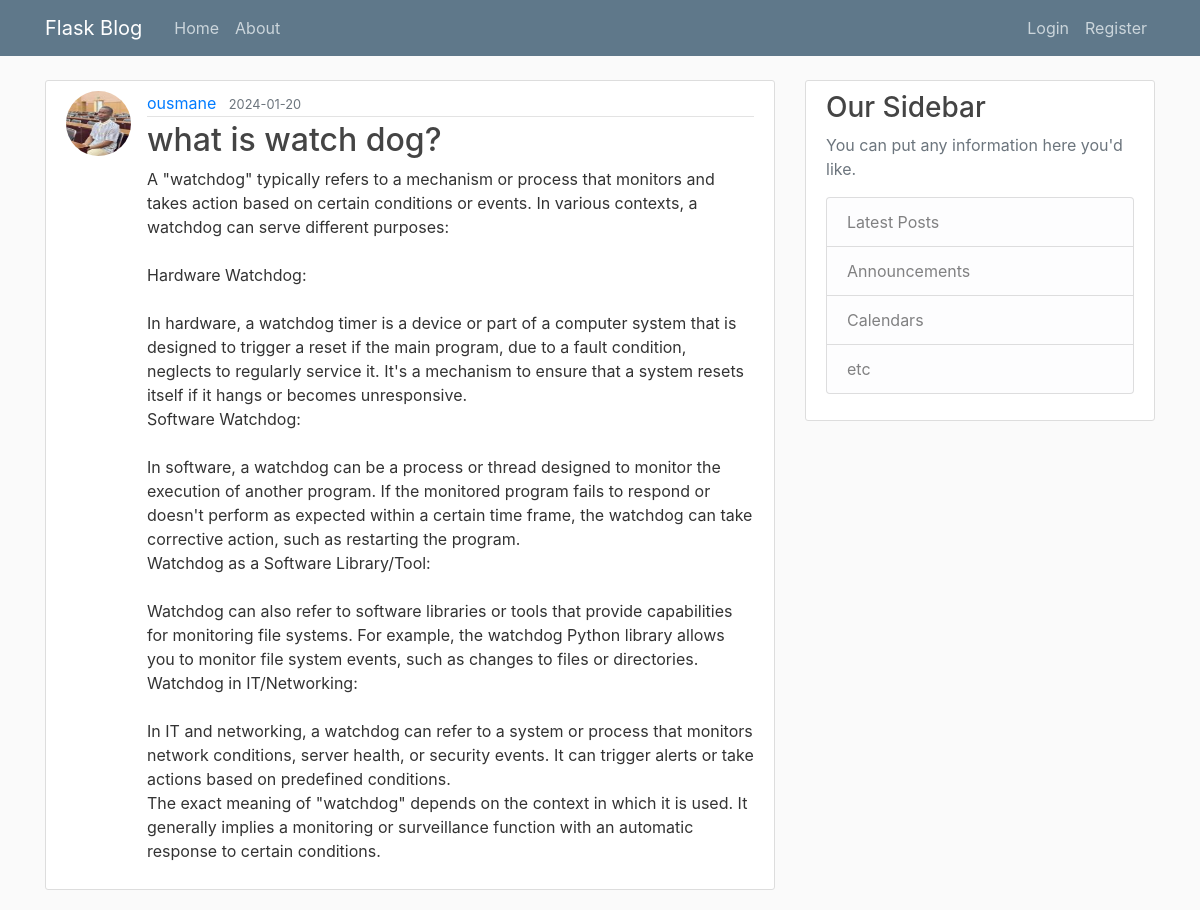
Screenshot of /post/2 with the database file from the repository.
### blog/models/model.py (models this page shows, shortened)
class User(db.Model, UserMixin):
    id = db.Column(db.Integer, primary_key=True)
    username = db.Column(db.String(20), unique=True, nullable=False)
    email = db.Column(db.String(120), unique=True, nullable=False)
    image_file = db.Column(db.String(20), nullable=False, default='default.jpg')
    password = db.Column(db.String(60), nullable=False)
    posts = db.relationship('Post', backref='author', lazy=True)

class Post(db.Model):
    id = db.Column(db.Integer, primary_key=True)
    title = db.Column(db.String(20), nullable=False)
    date_posted = db.Column(db.DateTime, nullable=False, default=datetime.utcnow)
    content = db.Column(db.Text, nullable=False)
    user_id = db.Column(db.Integer, db.ForeignKey('user.id'), nullable=False)

### blog/posts/routes.py (the view)
@posts.route("/post/<int:post_id>",
             methods=['GET', 'POST', 'PUT', 'DELETE'])
def post(post_id):
    all_posts = Post.query.get_or_404(post_id);
    return render_template('post.html',
                           post=all_posts, title=all_posts.title);

### blog/templates/post.html (shortened to what this page needs)
{% extends "layout.html" %}
{% block content %}
  <article class="media content-section">
    <img class="rounded-circle article-img" src="{{ url_for('static', filename='profile_pics/' + post.author.image_file) }}">
    <div class="media-body">
      <div class="article-metadata">
        <a class="mr-2"
           href="{{url_for('users.user_posts', username=post.author.username)}}">
          {{ post.author.username }}</a>
        <small class="text-muted">{{ post.date_posted.strftime('%Y-%m-%d') }}</small>
      </div>
      <h2 class="article-title">{{ post.title }}</h2>
      <p class="article-content">{{ post.content }}</p>
    </div>
  </article>
{% endblock content %}

### blog/static/main.css (style rules this page uses)
body { background: #fafafa; color: #333333; margin-top: 5rem; }
h1, h2, h3, h4, h5, h6 { color: #444444; }
.content-section { background: #ffffff; padding: 10px 20px; border: 1px solid #dddddd; border-radius: 3px; margin-bottom: 20px; }
.article-title { color: #444444; }
.article-content { white-space: pre-line; }
.article-img { height: 65px; width: 65px; margin-right: 16px; }
.article-metadata { padding-bottom: 1px; margin-bottom: 4px; border-bottom: 1px solid #e3e3e3 }

### rows the page displays
User: image_file (picture), author.username "ousmane"
Post: date_posted "2024-01-20", title "what is watch dog?", content "A \"watchdog\" typically refers to a mechanism or process that monitors and takes action based on certain conditions or events. In various contexts, a watchdog can serve different purposes: Hardware Watchdog: In hardware, a watchdog timer is a device or part of a computer system that is designed to trigger a reset if the main program, due to a fault condition, neglects to regularly service it. It's a mechanism to ensure that a system resets itself if it hangs or becomes unresponsive. Software Watchdog: In software, a watchdog can be a process or thread designed to monitor the execution of another program. If the monitored program fails to respond or doesn't perform as expected within a…"
